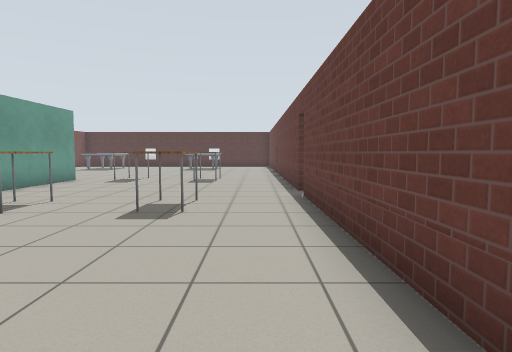
view 1 (above)

16 first-person views from a walk through a world built for the Gazebo simulator. The camera is 1 m above the floor, tilts 4° down and sees 75° across. The floor is counted in squares, 1 m on a side. Each view is taken from the middle of a square. On the plan, view 1 faces up. The plan holds only what a view shows up to about 13 squares ahead; the rest is blank. The robots in the file are not drawn. Simple patterns stand in for the simulator's built-in surfaces.

view 2
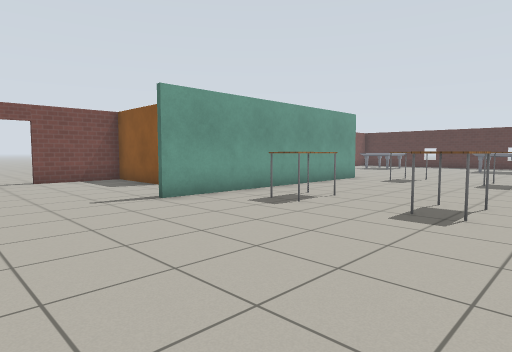

view 3
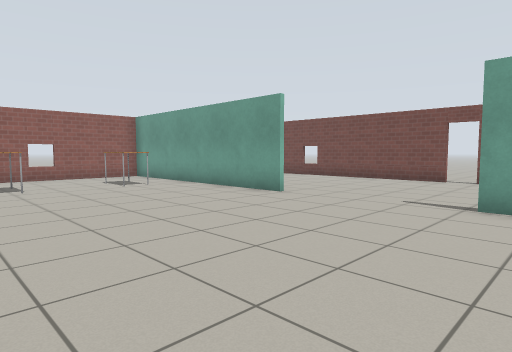

view 4
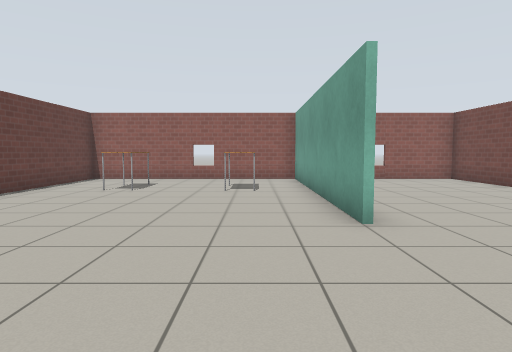

view 5
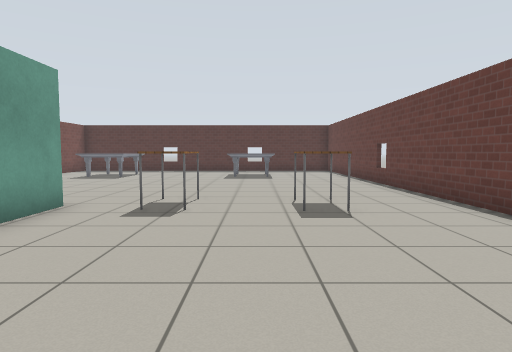

view 6
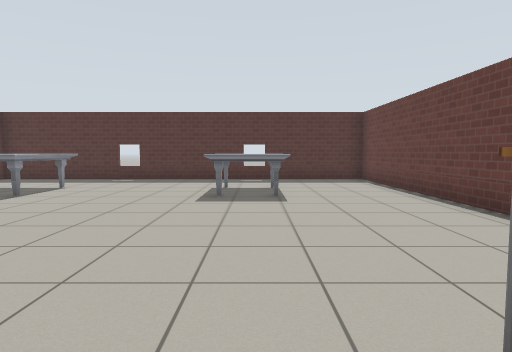

view 7
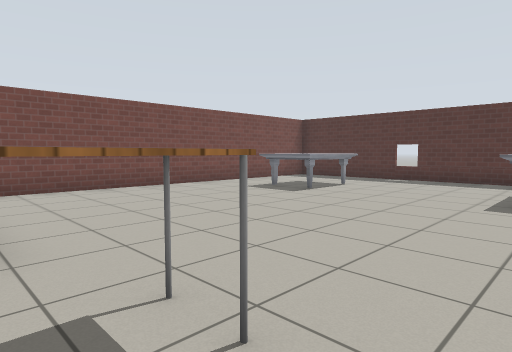

view 8
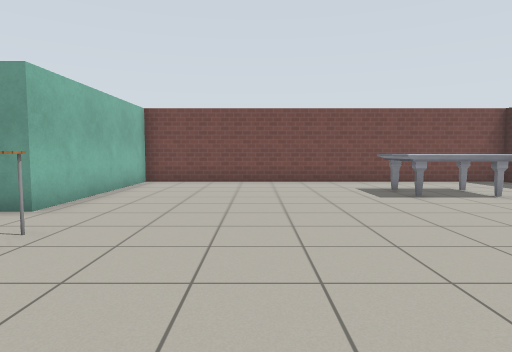

view 9
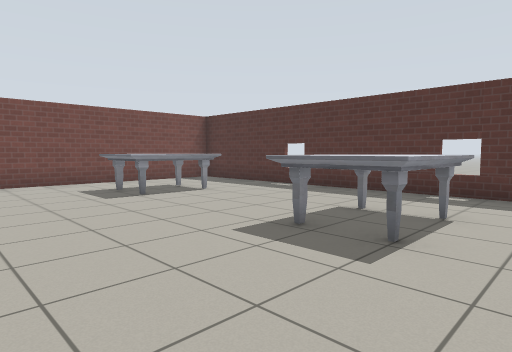

view 10
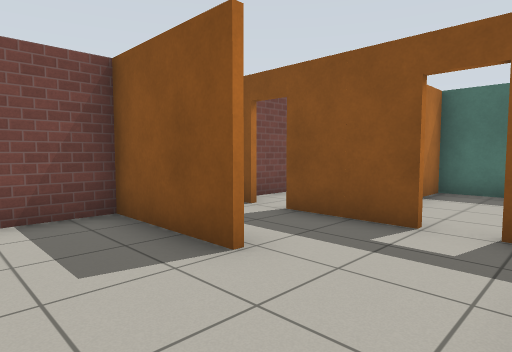

view 11
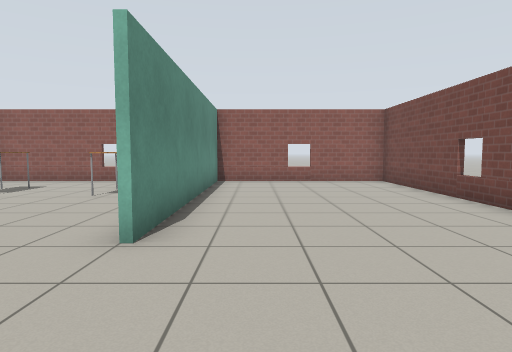

view 12
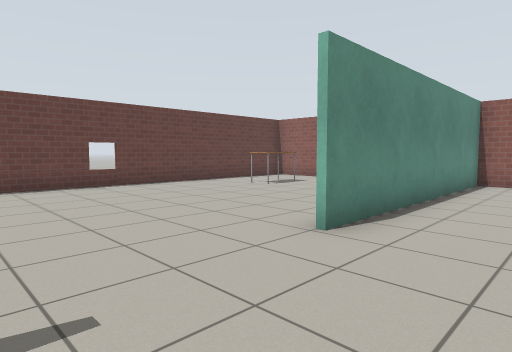

view 13
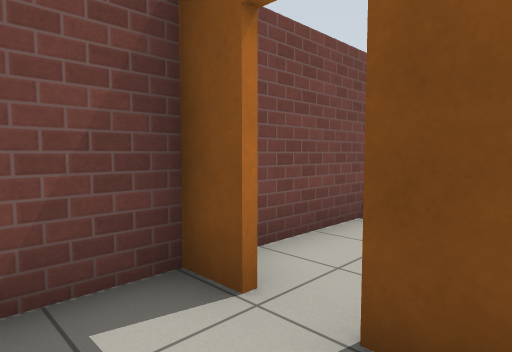

view 14
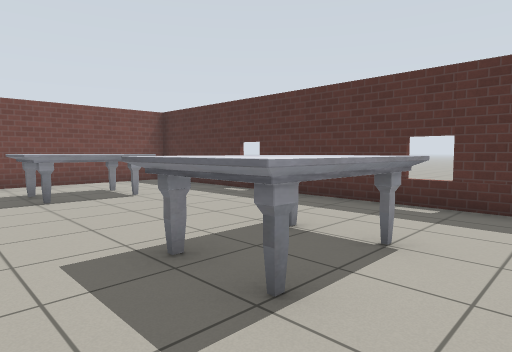

view 15
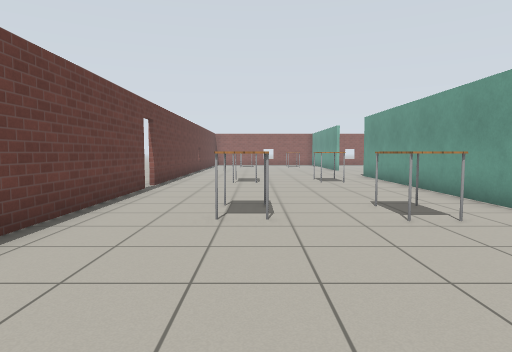

view 16
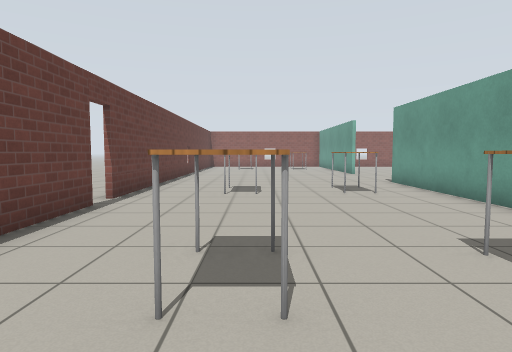

### Floor plan
Ten units are one square. View 1 is at (0, 0); x grows to the right and y downward. Boxes are objects, and circles mark ways between rooms. Rooms are numbered by the first view taken in them; rooms with no view inside come last. Other rooms are left out.
<svg viewBox="-130 -250 147 343">
<path fill="none" stroke="#000" d="M-95 -52 -125 -52 -125 -24M11 -86 10 -245 -125 -245 -125 -122 -66 -122 -66 -36M-125 -16 -125 11M-125 28 -125 87 12 87 11 -79M-66 78 -66 85M-66 88 -66 5 -66 74M-85 -76 -109 -76M-116 -76 -125 -76 -125 -62M-82 -121 -95 -121 -95 -109"/>
<rect x="-105" y="-225" width="20" height="30" fill="#bbb"><title>marble table</title></rect>
<rect x="-55" y="45" width="20" height="20" fill="#bbb"><title>table</title></rect>
<rect x="-55" y="-75" width="20" height="20" fill="#bbb"><title>table</title></rect>
<rect x="-55" y="-135" width="20" height="20" fill="#bbb"><title>table</title></rect>
<rect x="-45" y="-225" width="30" height="30" fill="#bbb"><title>marble table</title></rect>
<rect x="-25" y="-75" width="20" height="20" fill="#bbb"><title>table</title></rect>
<rect x="-25" y="-135" width="10" height="20" fill="#bbb"><title>table</title></rect>
<rect x="-15" y="45" width="10" height="20" fill="#bbb"><title>table</title></rect>
<circle cx="-85" cy="-50" r="3" fill="#2a7"/>
<circle cx="-80" cy="-80" r="3" fill="#2a7"/>
<text x="-50" y="-80">1</text>
<text x="-100" y="-60">2</text>
<text x="-90" y="-100">3</text>
</svg>
Room 1 opens to room 2. Room 2 opens to room 3.

Where each view was taken, in squares from view 1:
view 1: 0 up, 0 right, facing up
view 2: 0 up, 0 right, facing up-left
view 3: 5 up, 0 right, facing down-left
view 4: 4 up, 5 left, facing down
view 5: 6 up, 3 left, facing up
view 6: 12 up, 3 left, facing up
view 7: 12 up, 3 left, facing up-left
view 8: 16 up, 1 left, facing left
view 9: 16 up, 1 left, facing up-left
view 10: 3 up, 7 left, facing up-left
view 11: 3 up, 8 left, facing down
view 12: 3 up, 9 left, facing down-right
view 13: 6 up, 10 left, facing up-left
view 14: 18 up, 1 left, facing up-left
view 15: 18 up, 2 left, facing down
view 16: 15 up, 2 left, facing down
